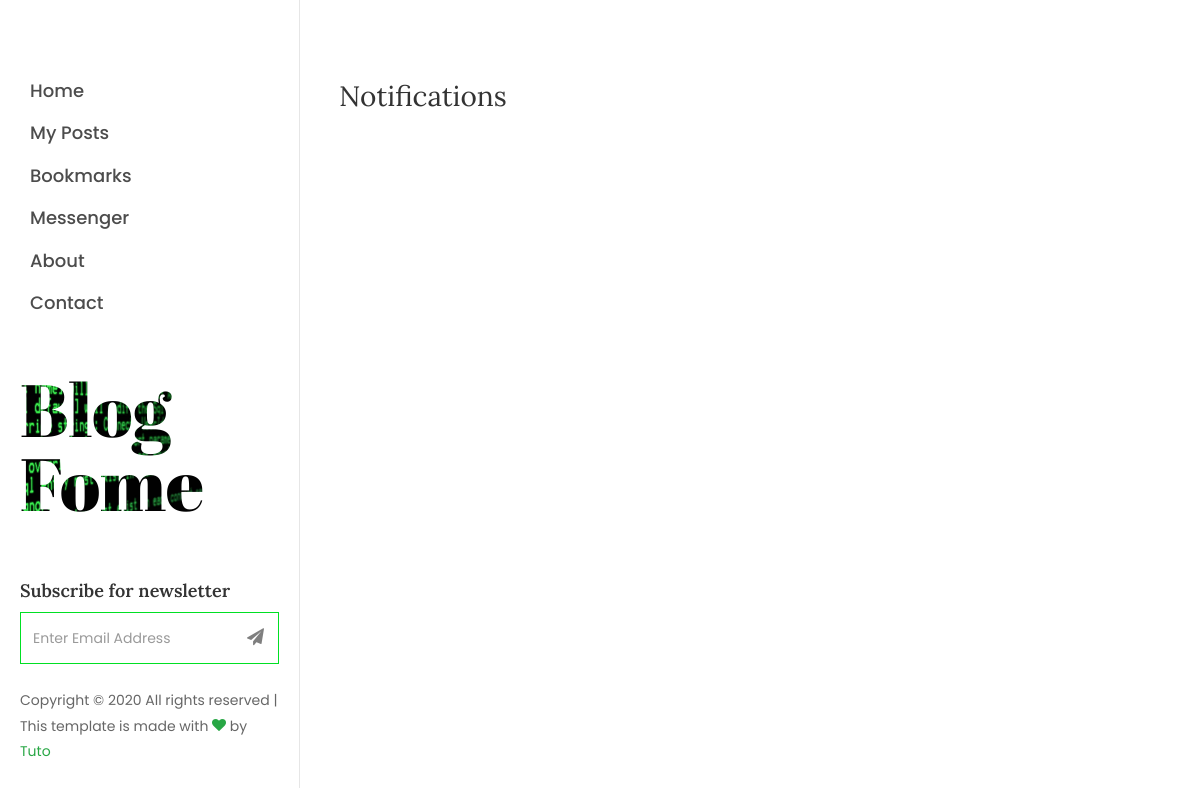
Page /notifications/ (signed in) on the earlier database version.
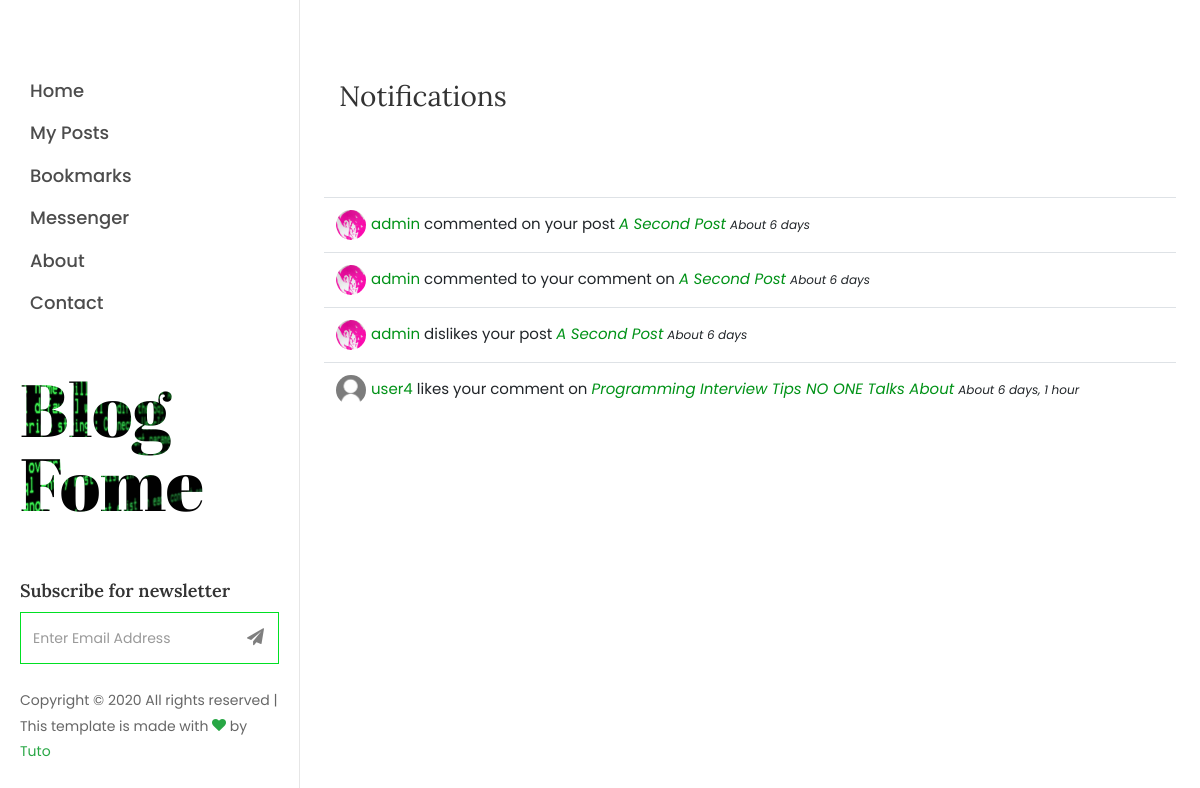
Same page on the later database version.
### notifications/models.py (models this page shows, shortened)
class Notification(models.Model):
    user = models.ForeignKey(User, on_delete=models.CASCADE, related_name='notifications')
    author = models.ForeignKey(User, on_delete=models.CASCADE, related_name='author', null=True)
    author_name = models.CharField(max_length=255, null=True)
    post = models.ForeignKey(Post, on_delete=models.CASCADE, null=True)
    comment = models.ForeignKey(Comment, on_delete=models.CASCADE, null=True)
    thread = models.ForeignKey(Thread, on_delete=models.CASCADE, null=True)
    created_at = models.DateTimeField(auto_now_add=True)
    updated_at = models.DateTimeField(auto_now=True)
    message = models.TextField()
    html_message = models.TextField()
    read = models.BooleanField(default=False)
    active = models.BooleanField(default=True)
    category = models.CharField(max_length=255)
    action = models.CharField(max_length=255, null=True)
    objects = models.Manager()
    commentNotification = CommentNotification()
    voteNotification = VoteNotification()
    messageNotification = MessageNotification()
    class Meta:
        ordering = ['-created_at']
    def get_html_message(self):
        if self.category=='comment' or self.category=='vote':
            if self.author:
                author_url = reverse('blog:user_profile', kwargs={'slug': self.author})
                img_url = "<img src='{}' class='avatar-notification'>".format(self.author.profile.image.url)
                author = "<a href='{}'>{}{}</a>".format(author_url, img_url, self.author)
            else:
                author = self.author_name
            post_url = reverse('blog:post_detail', kwargs={'pk': self.post.id})
            post = "<a href='{}'><i>{}</i></a>".format(post_url, self.post)
            return self.html_message.format(author, self.action, post)

### users/models.py (models this page shows, shortened)
class Profile(models.Model):
    user = models.OneToOneField(User, on_delete=models.CASCADE)
    bio = models.TextField()
    image = models.ImageField(default='default.jpg', upload_to='profile_pics')
    """ def save(self, *args, **kwargs):
        super().save(*args, **kwargs)

        img = Image.open(self.image.path)
        if img.height > 300 or img.width > 300:
            output_size = (300, 300)
            img.thumbnail(output_size)
            img.save(self.image.path) """

### blog/models.py (models this page shows, shortened)
class Post(models.Model):
    author = models.ForeignKey(User, on_delete=models.CASCADE, related_name='posts')
    category = models.ForeignKey(Category, on_delete=models.SET_NULL, null=True, blank=True, related_name='posts')
    title = models.CharField(max_length=255)
    image = models.ImageField(upload_to='blog/', default='default_post.jpg')
    content = models.TextField()
    created_at = models.DateTimeField(auto_now_add=True)
    active = models.BooleanField(default=True)
    tags = TaggableManager(blank=True)
    objects = PostManager()
    def __str__(self):
        return self.title

### notifications/views.py (the view)
# urls.py: path('', NotificationList.as_view(), name='list'),
@method_decorator(login_required, name='dispatch')
class NotificationList(ListView):
    template_name = "notifications/notifications_list.html"
    model = Notification
    context_object_name = 'obj'
    def get_context_data(self, **kwargs):
        context = super(NotificationList,self).get_context_data(**kwargs)
        context['notification_ids'] = list(self.request.user.notifications.filter(read=False).values_list('id', flat=True))
        return context
    def get_queryset(self):
        return self.request.user.notifications.filter(read=False)

### blog/templatetags/user_tags.py (called while the page is built)
@register.simple_tag
def get_notification_count(user):
    if user:
        return user.notifications.filter(read=False).count()
    return 0

### notifications/templates/notifications/notifications_list.html (shortened to what this page needs)
{% extends 'blog/base/base.html' %}
{% load static %}
{% block content %}
  <section class="ftco-section contact-section px-md-4">
    <div class="container">
      <div class="row d-flex mb-5 contact-info">
          <div class="col-md-12 mb-4">
              <h2 class="h3">Notifications</h2>
          </div>
      </div>
      <div class="row">
        <table class="table table-hover">
          <tbody>
            {% for item in obj %}
              <tr>
                <td>{{ item.get_html_message | safe }} <small><i>About {{ item.created_at | timesince }}</i></small></td>
              </tr>
            {% endfor %}
          </tbody>
        </table>
      </div>
    </div>
  </section>
{% endblock content %}

### blog/templates/blog/base/base.html (shortened to what this page needs)
{% load static %}
<!DOCTYPE html>
<html lang="en">
  <head>
    <link rel="stylesheet" href="{% static 'blog/css/bootstrap.min.css' %}">
    <link rel="stylesheet" href="{% static 'blog/css/main.css' %}">
    <link rel="stylesheet" href="{% static 'blog/css/animate.css' %}">
    <link rel="stylesheet" href="{% static 'blog/css/aos.css' %}">
    <link rel="stylesheet" href="{% static 'blog/css/bootstrap-datepicker.css' %}">
    <link rel="stylesheet" href="{% static 'blog/css/flaticon.css' %}">
    <link rel="stylesheet" href="{% static 'blog/css/ionicons.min.css' %}">
    <link rel="stylesheet" href="{% static 'blog/css/icomoon.css' %}">
    <link rel="stylesheet" href="{% static 'blog/css/jquery.timepicker.css' %}">
    <link rel="stylesheet" href="{% static 'blog/css/magnific-popup.css' %}">
    <link rel="stylesheet" href="{% static 'blog/css/open-iconic-bootstrap.min.css' %}">
    <link rel="stylesheet" href="{% static 'blog/css/owl.carousel.min.css' %}">
    <link rel="stylesheet" href="{% static 'blog/css/owl.theme.default.min.css' %}">
  </head>
  <body>
    <div id="colorlib-page">
        {% include "blog/base/lateral.html" %}
        <div id="colorlib-main">
            {% block content %} {% endblock %}
        </div>
    </div>
  </body>
</html>

### blog/templates/blog/base/lateral.html (shortened to what this page needs)
{% load static %}
{% if user.is_authenticated %}
    {% get_notification_count user as notifications %}
{% endif %}
{% block content %}
    <aside id="colorlib-aside" role="complementary" class="js-fullheight">
        <nav id="colorlib-main-menu" role="navigation">
            <ul>
                <li class="{% if request.path == '/' %} colorlib-active {%endif%}">
                    <a href="{% url 'blog:home' %}">Home</a>
                </li>
                {% if user.is_authenticated %}
                    <li class="{% if request.path == '/posts/' %} colorlib-active {%endif%}">
                        <a href="{% url 'blog:posts' %}">My Posts</a>
                    </li>
                    <li class="{% if request.path == '/bookmarks/' %} colorlib-active {%endif%}">
                        <a href="{% url 'blog:bookmarks' %}">Bookmarks</a>
                    </li>
                    <li class="{% if request.path == '/messenger/' %} colorlib-active {%endif%}">
                        <a href="{% url 'messenger:list' %}">Messenger</a>
                    </li>
                {% endif %}
                <li class="{% if request.path == '/about/' %} colorlib-active {%endif%}">
                    <a href="{% url 'blog:about' %}">About</a>
                </li>
                <li class="{% if request.path == '/contact/' %} colorlib-active {%endif%}">
                    <a href="{% url 'blog:contact' %}">Contact</a>
                </li>
            </ul>
        </nav>
        <div class="colorlib-footer">
            <h1 id="colorlib-logo" class="mb-5">
                <a href="{% url 'blog:home' %}" style="background-image: url(/static/blog/img/bg_1.jpg);">
                    Blog <span>Fome</span>
                </a>
            </h1>
            <div class="mb-4">
                <h3>Subscribe for newsletter</h3>
                <form action="#" class="colorlib-subscribe-form">
                    <div class="form-group d-flex">
                        <div class="icon"><span class="icon-paper-plane"></span></div>
                        <input type="text" class="form-control" placeholder="Enter Email Address">
                    </div>
                </form>
            </div>
            <p class="pfooter">
                Copyright &copy;
                All rights reserved | This template is made with
                <i class="icon-heart text-success" aria-hidden="true"></i> by <a href="https://colorlib.com" target="_blank"><span class="text-success">Tuto</span></a>
            </p>
        </div>
    </aside>
{% endblock %}

### blog/static/blog/css/icomoon.css (style rules this page uses)
[class^="icon-"], [class*=" icon-"] { font-family: 'icomoon' !important; speak: none; font-style: normal; font-weight: normal; font-variant: normal; text-transform: none; line-height: 1; -webkit-font-smoothing: antialiased; -moz-osx-font-smoothing: grayscale; }
.icon-heart:before { content: "\f004"; }
.icon-paper-plane:before { content: "\f1d8"; }

Differences in the rows shown:
added Notification: get_html_message (picture), get_html_message "admin commented on your post A Second Post", created_at "6 days"
added Notification: get_html_message (picture), get_html_message "admin commented to your comment on A Second Post", created_at "6 days"
added Notification: get_html_message (picture), get_html_message "admin dislikes your post A Second Post", created_at "6 days"
added Notification: get_html_message (placeholder picture), get_html_message "user4 likes your comment on Programming Interview Tips NO ONE Talks About", created_at "6 days, 1 hour"
